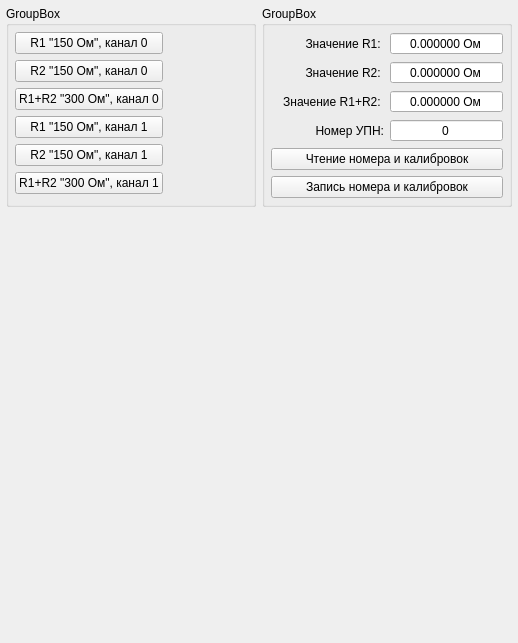
<?xml version="1.0" encoding="UTF-8"?>
<ui version="4.0">
 <class>TapUpn</class>
 <widget class="QWidget" name="TapUpn">
  <property name="geometry">
   <rect>
    <x>0</x>
    <y>0</y>
    <width>518</width>
    <height>643</height>
   </rect>
  </property>
  <property name="windowTitle">
   <string>Form</string>
  </property>
  <layout class="QGridLayout" name="gridLayout">
   <property name="leftMargin">
    <number>6</number>
   </property>
   <property name="topMargin">
    <number>6</number>
   </property>
   <property name="rightMargin">
    <number>6</number>
   </property>
   <property name="bottomMargin">
    <number>6</number>
   </property>
   <item row="0" column="0">
    <widget class="QGroupBox" name="groupBox_4">
     <property name="title">
      <string>GroupBox</string>
     </property>
     <layout class="QGridLayout" name="gridLayout_7">
      <property name="leftMargin">
       <number>6</number>
      </property>
      <property name="topMargin">
       <number>6</number>
      </property>
      <property name="rightMargin">
       <number>6</number>
      </property>
      <property name="bottomMargin">
       <number>6</number>
      </property>
      <item row="2" column="0">
       <widget class="QPushButton" name="pbUpnR3Ch0">
        <property name="text">
         <string>R1+R2 &quot;300 Ом&quot;, канал 0</string>
        </property>
       </widget>
      </item>
      <item row="5" column="0">
       <widget class="QPushButton" name="pbUpnR3Ch1">
        <property name="text">
         <string>R1+R2 &quot;300 Ом&quot;, канал 1</string>
        </property>
       </widget>
      </item>
      <item row="4" column="0">
       <widget class="QPushButton" name="pbUpnR2Ch1">
        <property name="text">
         <string>R2 &quot;150 Ом&quot;, канал 1</string>
        </property>
       </widget>
      </item>
      <item row="0" column="1" rowspan="6">
       <widget class="QLabel" name="label_14">
        <property name="text">
         <string/>
        </property>
        <property name="pixmap">
         <pixmap>:/res/image10.png</pixmap>
        </property>
        <property name="scaledContents">
         <bool>false</bool>
        </property>
       </widget>
      </item>
      <item row="0" column="0">
       <widget class="QPushButton" name="pbUpnR1Ch0">
        <property name="text">
         <string>R1 &quot;150 Ом&quot;, канал 0</string>
        </property>
       </widget>
      </item>
      <item row="1" column="0">
       <widget class="QPushButton" name="pbUpnR2Ch0">
        <property name="text">
         <string>R2 &quot;150 Ом&quot;, канал 0</string>
        </property>
       </widget>
      </item>
      <item row="3" column="0">
       <widget class="QPushButton" name="pbUpnR1Ch1">
        <property name="text">
         <string>R1 &quot;150 Ом&quot;, канал 1</string>
        </property>
       </widget>
      </item>
     </layout>
    </widget>
   </item>
   <item row="0" column="1">
    <widget class="QGroupBox" name="groupBox_3">
     <property name="enabled">
      <bool>true</bool>
     </property>
     <property name="title">
      <string>GroupBox</string>
     </property>
     <layout class="QGridLayout" name="gridLayout_4">
      <property name="leftMargin">
       <number>6</number>
      </property>
      <property name="topMargin">
       <number>6</number>
      </property>
      <property name="rightMargin">
       <number>6</number>
      </property>
      <property name="bottomMargin">
       <number>6</number>
      </property>
      <item row="1" column="0">
       <widget class="QLabel" name="label_10">
        <property name="text">
         <string>Значение R2: </string>
        </property>
        <property name="alignment">
         <set>Qt::AlignRight|Qt::AlignTrailing|Qt::AlignVCenter</set>
        </property>
       </widget>
      </item>
      <item row="2" column="1">
       <widget class="QDoubleSpinBox" name="dsbxUpnR3">
        <property name="alignment">
         <set>Qt::AlignCenter</set>
        </property>
        <property name="buttonSymbols">
         <enum>QAbstractSpinBox::NoButtons</enum>
        </property>
        <property name="suffix">
         <string> Ом</string>
        </property>
        <property name="decimals">
         <number>6</number>
        </property>
        <property name="maximum">
         <double>400.000000000000000</double>
        </property>
       </widget>
      </item>
      <item row="0" column="0">
       <widget class="QLabel" name="label_9">
        <property name="text">
         <string>Значение R1: </string>
        </property>
        <property name="alignment">
         <set>Qt::AlignRight|Qt::AlignTrailing|Qt::AlignVCenter</set>
        </property>
       </widget>
      </item>
      <item row="4" column="1">
       <widget class="QSpinBox" name="sbxUpnSerNum">
        <property name="alignment">
         <set>Qt::AlignCenter</set>
        </property>
        <property name="buttonSymbols">
         <enum>QAbstractSpinBox::NoButtons</enum>
        </property>
       </widget>
      </item>
      <item row="1" column="1">
       <widget class="QDoubleSpinBox" name="dsbxUpnR2">
        <property name="alignment">
         <set>Qt::AlignCenter</set>
        </property>
        <property name="buttonSymbols">
         <enum>QAbstractSpinBox::NoButtons</enum>
        </property>
        <property name="suffix">
         <string> Ом</string>
        </property>
        <property name="decimals">
         <number>6</number>
        </property>
        <property name="maximum">
         <double>400.000000000000000</double>
        </property>
       </widget>
      </item>
      <item row="5" column="0" colspan="2">
       <widget class="QPushButton" name="pbUpnRead">
        <property name="enabled">
         <bool>true</bool>
        </property>
        <property name="text">
         <string>Чтение номера и калибровок</string>
        </property>
       </widget>
      </item>
      <item row="2" column="0">
       <widget class="QLabel" name="label_11">
        <property name="text">
         <string>Значение R1+R2: </string>
        </property>
        <property name="alignment">
         <set>Qt::AlignRight|Qt::AlignTrailing|Qt::AlignVCenter</set>
        </property>
       </widget>
      </item>
      <item row="6" column="0" colspan="2">
       <widget class="QPushButton" name="pbUpnWrite">
        <property name="enabled">
         <bool>true</bool>
        </property>
        <property name="text">
         <string>Запись номера и калибровок</string>
        </property>
       </widget>
      </item>
      <item row="0" column="1">
       <widget class="QDoubleSpinBox" name="dsbxUpnR1">
        <property name="alignment">
         <set>Qt::AlignCenter</set>
        </property>
        <property name="buttonSymbols">
         <enum>QAbstractSpinBox::NoButtons</enum>
        </property>
        <property name="suffix">
         <string> Ом</string>
        </property>
        <property name="decimals">
         <number>6</number>
        </property>
        <property name="maximum">
         <double>400.000000000000000</double>
        </property>
       </widget>
      </item>
      <item row="4" column="0">
       <widget class="QLabel" name="label_12">
        <property name="text">
         <string>Номер УПН:</string>
        </property>
        <property name="alignment">
         <set>Qt::AlignRight|Qt::AlignTrailing|Qt::AlignVCenter</set>
        </property>
       </widget>
      </item>
     </layout>
    </widget>
   </item>
   <item row="1" column="0">
    <spacer name="verticalSpacer">
     <property name="orientation">
      <enum>Qt::Vertical</enum>
     </property>
     <property name="sizeHint" stdset="0">
      <size>
       <width>20</width>
       <height>40</height>
      </size>
     </property>
    </spacer>
   </item>
  </layout>
 </widget>
 <resources/>
 <connections/>
</ui>
